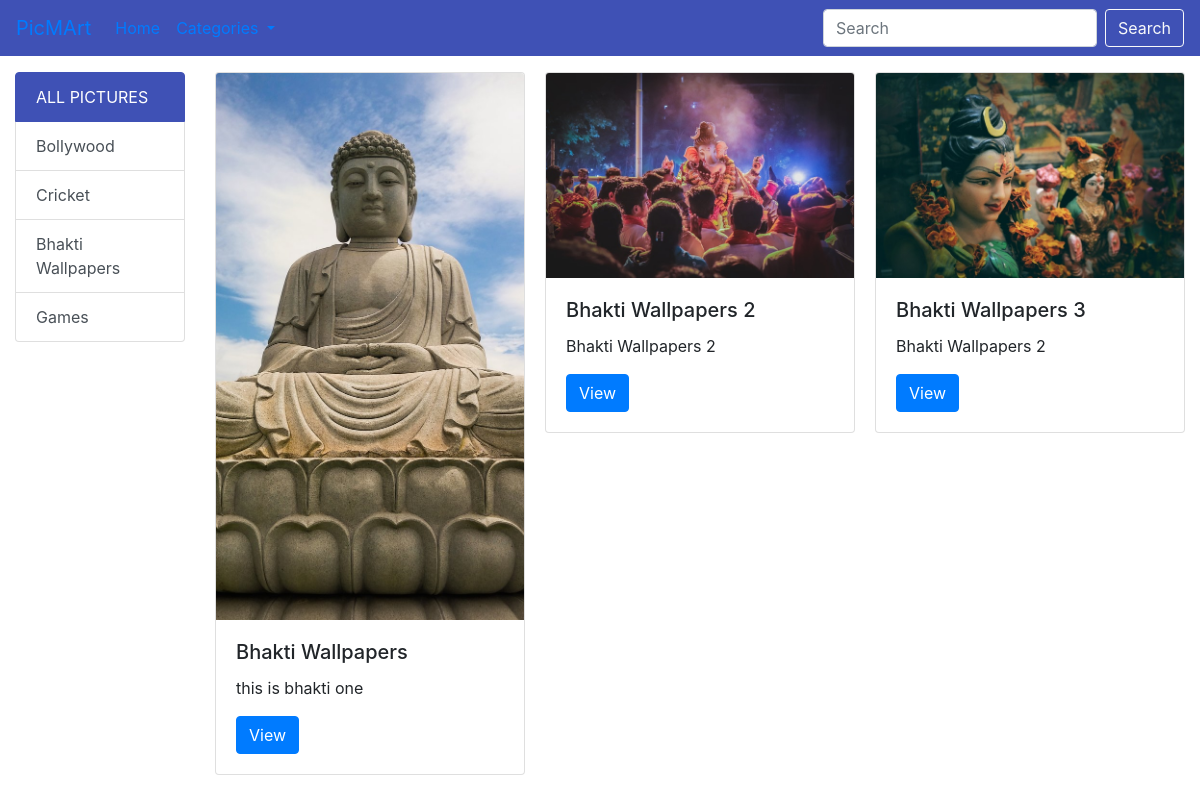
The page /category/3 on the database its author committed.
### picmartapp1/models.py (models this page shows, shortened)
class Category(models.Model):
    title= models.CharField(max_length=100)
    description = models.TextField()

class Image(models.Model):
    title=models.CharField(max_length =200)
    description = models.TextField()
    image = models.ImageField(upload_to='images')
    added_date = models.DateTimeField()
    cat = models.ForeignKey(Category, on_delete=models.CASCADE)

### picmart/views.py (the view)
# urls.py: path('category/<int:cid>', show_category_page),
def show_category_page(request, cid):
    print(cid)
    cats = Category.objects.all()
    category = Category.objects.get(pk=cid)
    images = Image.objects.filter(cat=category)
    data = {'images': images, 'cats': cats}
    return render(request, "home.html", data)

### templates/home.html (shortened to what this page needs)
<!doctype html>
<html lang="en">
  <head>
    <link rel="stylesheet" href="https://stackpath.bootstrapcdn.com/bootstrap/4.4.1/css/bootstrap.min.css">
  </head>
  <body>
  {%include 'navbar.html'%}
<div class="container-fluid">
  <div class="row">
      <div class="col-md-2">
<div class="list-group mt-3">
  <a href="/home" class="list-group-item list-group-item-action active">
    ALL PICTURES
  </a>
{% for c in cats %}
    <a href="/category/{{c.pk}}" class="list-group-item list-group-item-action">{{c.title}}</a>
{% endfor%}
</div>
      </div>
<div class="col-md-10">
<div class="row mt-3">
    <div class="col-md-12">
    <div class="card-columns">
        {% for i in images %}
<div class="card">
  <img src="/media/{{i.image}}" class="card-img-top" alt="Card image cap">
  <div class="card-body">
    <h5 class="card-title">{{i.title}}</h5>
    <p class="card-text">{{i.description}}</p>
    <a href="#" class="btn btn-primary" onclick="showModalwithImage('{{i.image}}')">View</a>
  </div>
</div>
        {% endfor %}
    </div>
    </div>
</div>
</div>
  </div>
    </div>
  </body>
</html>

### templates/home.html (style rules this page uses)
.list-group-item.active { background:#3f51b5!important; border-color:#3f51b5!important; }

### rows shown on the page
Category: title "Bollywood"
Category: title "Cricket"
Category: title "Bhakti Wallpapers"
Category: title "Games"
Image: image (picture), title "Bhakti Wallpapers", description "this is bhakti one"
Image: image (picture), title "Bhakti Wallpapers 2", description "Bhakti Wallpapers 2"
Image: image (picture), title "Bhakti Wallpapers 3", description "Bhakti Wallpapers 2"
